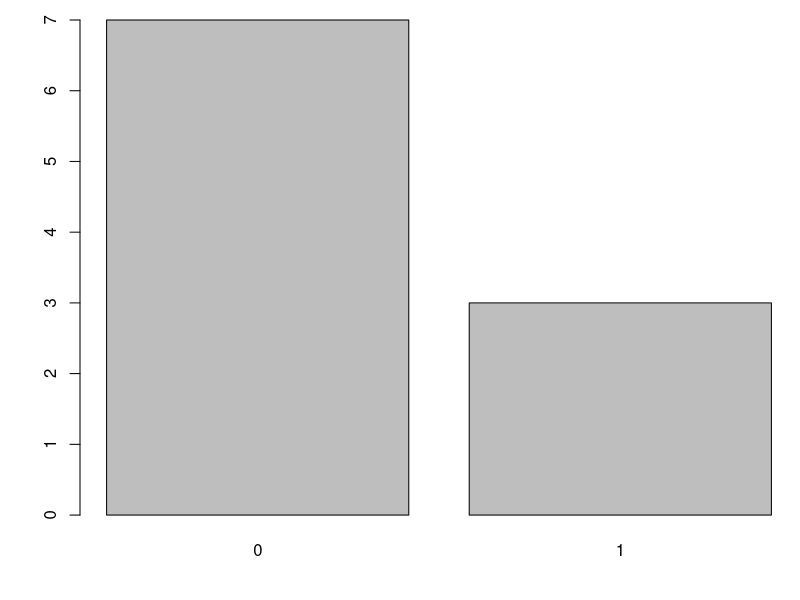
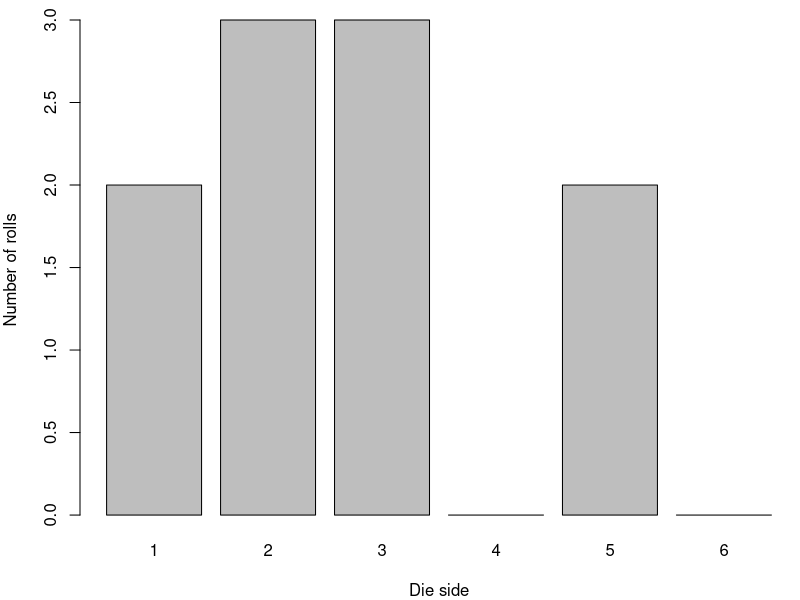
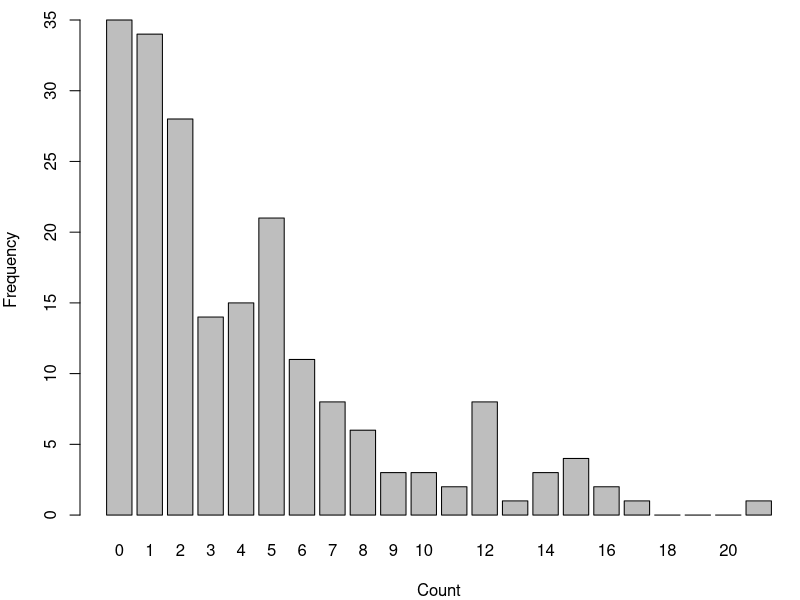
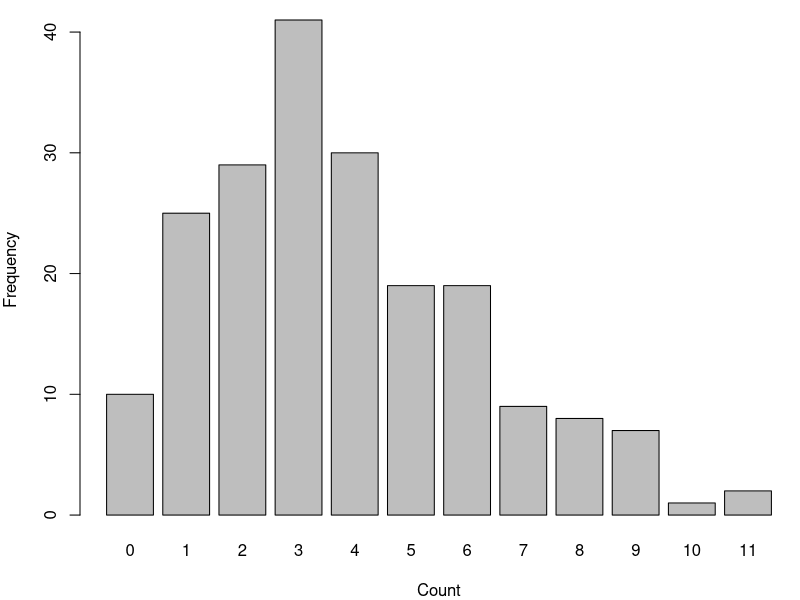
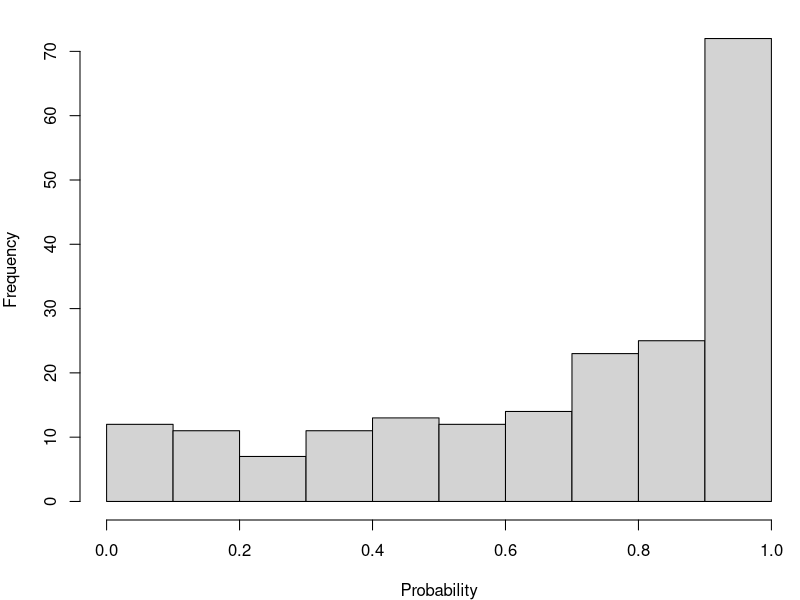
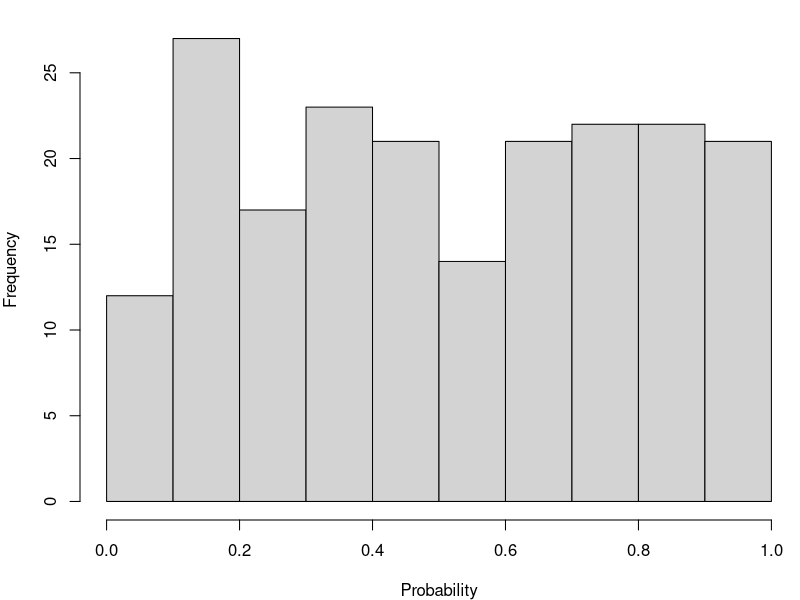
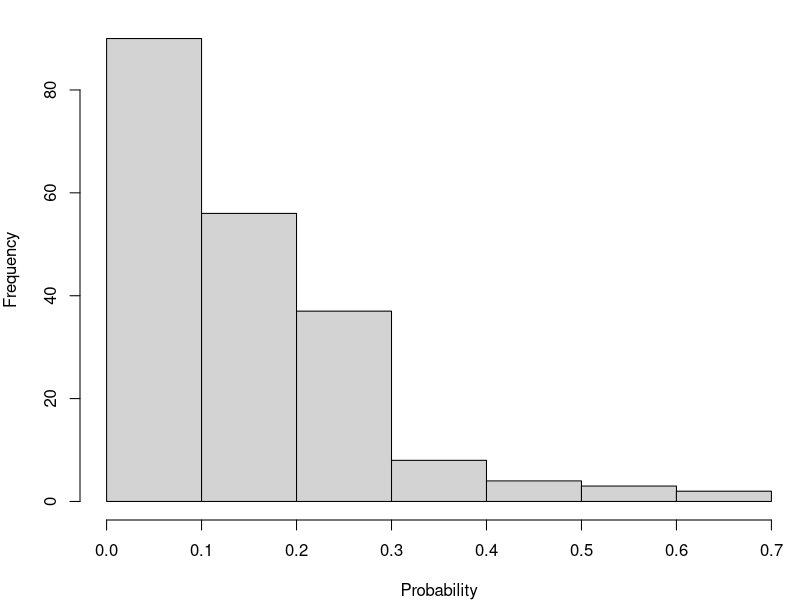
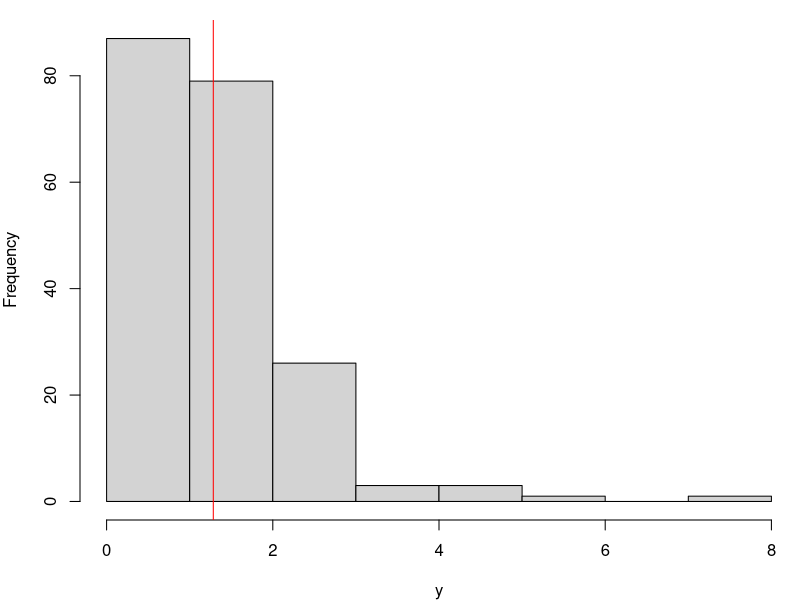

Write R code to recreate these figures, in order.
## ---- chunk 1
y <- c(0,0,1,0,0,1,0,0,0,1)  # Coin toss observations, 0=tails
N.obs <- length(y) # R function to count number of observations
## ---- chunk 2
par(mar = c(4, 4, 1, .1))
## ---- chunk 3
Counts <- table(y)  # Summary table of 0 vs 1
barplot(Counts)
## ---- chunk 4
rm(list=ls()) # Clear Environment

x <-c(2,3,3,0,2,0)  # Generated using die, equal cell probabilities
SampleSize <- sum(x)
par(mar = c(4, 4, 1, .1))
## ---- chunk 5
x.labels <- seq(from=1, to=6, by=1)  # x axis labels for plotting
barplot(x, names.arg=x.labels, xlab="Die side", ylab="Number of rolls")
## ---- chunk 6
rm(list=ls()) # Clear Environment

par(mar = c(4, 4, 1, .1))
N <- 200
mu <- 4
k=1
Count <- rnbinom(n=N, mu=mu, size=k)
Freq <- table(factor(Count, levels = 0:max(Count)))
barplot(Freq, main="", xlab="Count", ylab="Frequency")

k=10 # Reduce degree of overdispersion
Count <- rnbinom(n=N, mu=mu, size=k)
Freq <- table(factor(Count, levels = 0:max(Count)))
barplot(Freq, main="", xlab="Count", ylab="Frequency")
## ---- chunk 7
#| echo: false
rm(list=ls()) # Clear Environment
par(mar = c(4, 4, 1, .1))

Reps <- 200 # Replicate draws from a beta distribution
alpha <- 1
beta <- 0.5
x <- rbeta(n=Reps, shape1=alpha, shape2=beta)
hist(x, main="", xlab="Probability")
beta <- 1
x <- rbeta(n=Reps, shape1=alpha, shape2=beta)
hist(x, main="", xlab="Probability")
beta <- 5
x <- rbeta(n=Reps, shape1=alpha, shape2=beta)
hist(x, main="", xlab="Probability")

## ---- chunk 8
#| echo: false
par(mar = c(4, 4, 1, .1))
rm(list=ls()) # Clear Environment

Reps <- 200
ln.m <- 0 # Ln-scale mean
ln.v <- 0.5 # Ln-scale variance
y <- rlnorm(n=Reps, mean=ln.m, sd=sqrt(ln.v))

hist(y, main="")
Exp.mean <- exp(ln.m+(ln.v/2)) # Calculate arithmetic scale expected mean
abline(v=Exp.mean, col="red")
## ---- chunk 9
#| echo: false
rm(list=ls()) # Clear Environment
par(mar = c(4, 4, 1, .1))

Reps <- 200 # Replicate draws from a gamma distribution
alpha <- 3 # Shape parameter, > 0
beta <- 1 # Scale parameter, > 0
x.1 <- rgamma(n=Reps, shape=alpha, scale=beta)

beta <- 3 # Increase spread
x.3 <- rgamma(n=Reps, shape=alpha, scale=beta)
max.x <- max(x.1, x.3)
hist(x.1, xlab="x", main="", xlim=c(0,max.x))
hist(x.3, xlab="x", main="", xlim=c(0,max.x))
